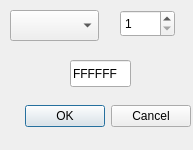
<?xml version="1.0" encoding="UTF-8"?>
<ui version="4.0">
 <class>Application</class>
 <widget class="QDialog" name="Application">
  <property name="windowModality">
   <enum>Qt::ApplicationModal</enum>
  </property>
  <property name="geometry">
   <rect>
    <x>0</x>
    <y>0</y>
    <width>193</width>
    <height>150</height>
   </rect>
  </property>
  <property name="windowTitle">
   <string>Dialog</string>
  </property>
  <widget class="QDialogButtonBox" name="buttonBox">
   <property name="geometry">
    <rect>
     <x>10</x>
     <y>100</y>
     <width>181</width>
     <height>32</height>
    </rect>
   </property>
   <property name="orientation">
    <enum>Qt::Horizontal</enum>
   </property>
   <property name="standardButtons">
    <set>QDialogButtonBox::Cancel|QDialogButtonBox::Ok</set>
   </property>
  </widget>
  <widget class="QLineEdit" name="lineEdit">
   <property name="geometry">
    <rect>
     <x>70</x>
     <y>60</y>
     <width>61</width>
     <height>27</height>
    </rect>
   </property>
   <property name="inputMask">
    <string>&gt;HHHHHH; </string>
   </property>
   <property name="text">
    <string>FFFFFF</string>
   </property>
  </widget>
  <widget class="QSpinBox" name="spinBox">
   <property name="geometry">
    <rect>
     <x>120</x>
     <y>10</y>
     <width>55</width>
     <height>27</height>
    </rect>
   </property>
   <property name="minimum">
    <number>1</number>
   </property>
   <property name="maximum">
    <number>13</number>
   </property>
  </widget>
  <widget class="QComboBox" name="comboBox">
   <property name="geometry">
    <rect>
     <x>10</x>
     <y>10</y>
     <width>89</width>
     <height>31</height>
    </rect>
   </property>
  </widget>
 </widget>
 <resources/>
 <connections>
  <connection>
   <sender>buttonBox</sender>
   <signal>rejected()</signal>
   <receiver>Application</receiver>
   <slot>reject()</slot>
   <hints>
    <hint type="sourcelabel">
     <x>316</x>
     <y>260</y>
    </hint>
    <hint type="destinationlabel">
     <x>286</x>
     <y>274</y>
    </hint>
   </hints>
  </connection>
 </connections>
</ui>
